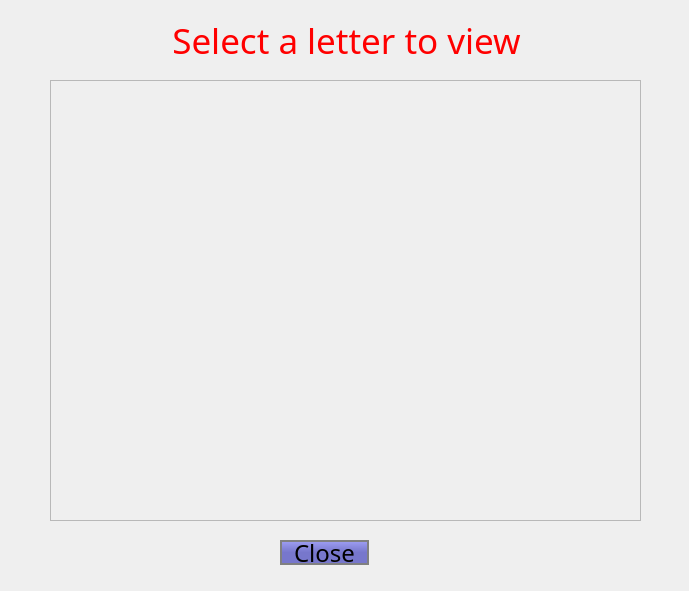
<?xml version="1.0" encoding="UTF-8"?>
<ui version="4.0">
 <class>alphaPg</class>
 <widget class="QWidget" name="alphaPg">
  <property name="geometry">
   <rect>
    <x>0</x>
    <y>0</y>
    <width>689</width>
    <height>591</height>
   </rect>
  </property>
  <property name="windowTitle">
   <string>Select letter</string>
  </property>
  <property name="styleSheet">
   <string notr="true">QLabel{
font: 35px Tempus Sans ITC;
color: red;
}

QPushButton{
background-color: QLinearGradient( x1: 0, y1: 0, x2: 0, y2: 1, stop: 0 #88d, stop: 0.1 #99e, stop: 0.49 #77c);
border: 2px solid gray;
border-radius: 15px;
font-size: 30px;
font-family: Tempus Sans ITC
}

#btn_close{
font-size: 24px;
}</string>
  </property>
  <widget class="QPushButton" name="btn_close">
   <property name="geometry">
    <rect>
     <x>280</x>
     <y>540</y>
     <width>89</width>
     <height>25</height>
    </rect>
   </property>
   <property name="minimumSize">
    <size>
     <width>89</width>
     <height>25</height>
    </size>
   </property>
   <property name="maximumSize">
    <size>
     <width>89</width>
     <height>25</height>
    </size>
   </property>
   <property name="text">
    <string>Close</string>
   </property>
  </widget>
  <widget class="QScrollArea" name="scrollArea">
   <property name="geometry">
    <rect>
     <x>50</x>
     <y>80</y>
     <width>591</width>
     <height>441</height>
    </rect>
   </property>
   <property name="minimumSize">
    <size>
     <width>0</width>
     <height>0</height>
    </size>
   </property>
   <property name="widgetResizable">
    <bool>true</bool>
   </property>
   <property name="alignment">
    <set>Qt::AlignCenter</set>
   </property>
   <widget class="QWidget" name="scrollAreaWidgetContents">
    <property name="geometry">
     <rect>
      <x>0</x>
      <y>0</y>
      <width>589</width>
      <height>439</height>
     </rect>
    </property>
   </widget>
  </widget>
  <widget class="QLabel" name="label">
   <property name="geometry">
    <rect>
     <x>66</x>
     <y>10</y>
     <width>561</width>
     <height>61</height>
    </rect>
   </property>
   <property name="text">
    <string>Select a letter to view</string>
   </property>
   <property name="textFormat">
    <enum>Qt::RichText</enum>
   </property>
   <property name="alignment">
    <set>Qt::AlignCenter</set>
   </property>
  </widget>
 </widget>
 <resources/>
 <connections>
  <connection>
   <sender>btn_close</sender>
   <signal>clicked()</signal>
   <receiver>alphaPg</receiver>
   <slot>close()</slot>
   <hints>
    <hint type="sourcelabel">
     <x>327</x>
     <y>561</y>
    </hint>
    <hint type="destinationlabel">
     <x>344</x>
     <y>295</y>
    </hint>
   </hints>
  </connection>
 </connections>
</ui>
